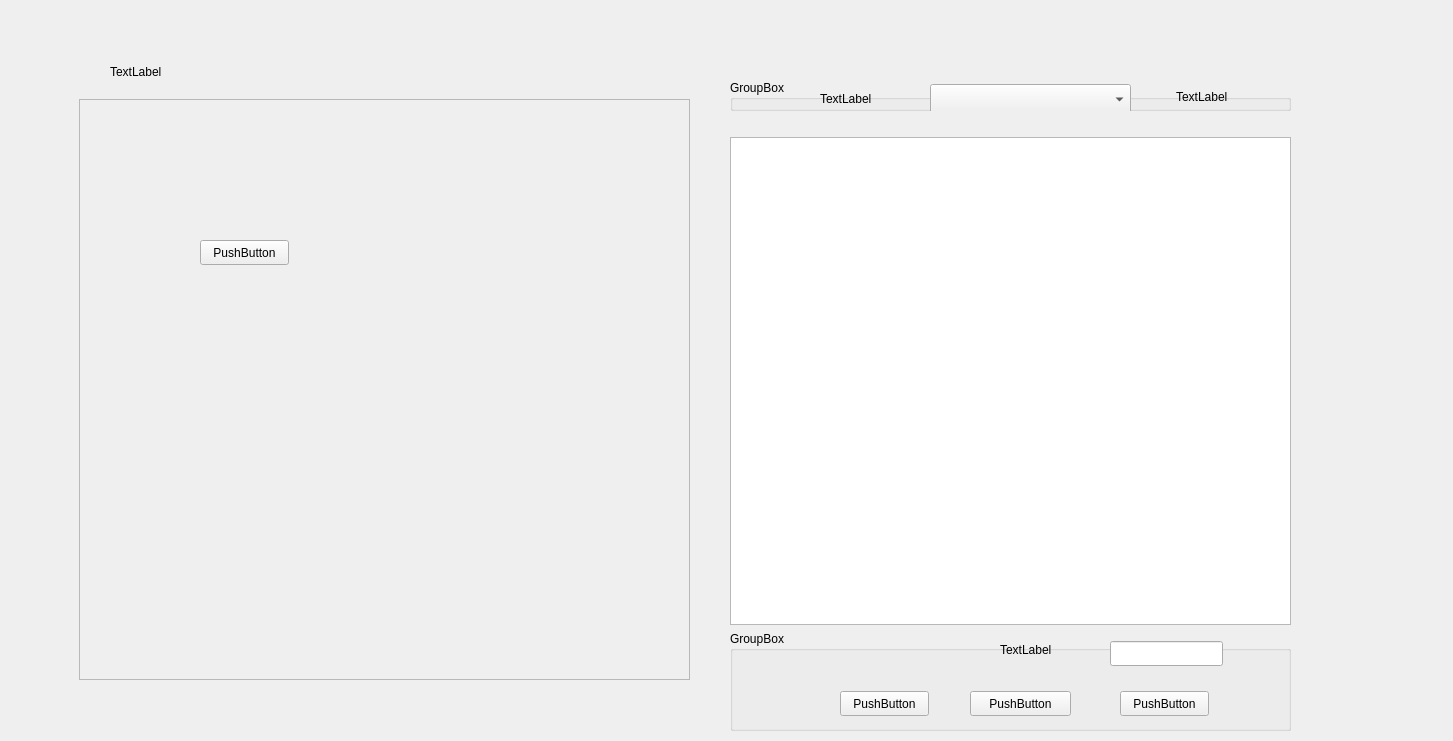
<?xml version="1.0" encoding="UTF-8"?>
<ui version="4.0">
 <class>Form</class>
 <widget class="QWidget" name="Form">
  <property name="geometry">
   <rect>
    <x>0</x>
    <y>0</y>
    <width>1453</width>
    <height>741</height>
   </rect>
  </property>
  <property name="windowTitle">
   <string>Form</string>
  </property>
  <widget class="QWidget" name="gridLayoutWidget">
   <property name="geometry">
    <rect>
     <x>730</x>
     <y>80</y>
     <width>561</width>
     <height>651</height>
    </rect>
   </property>
   <layout class="QGridLayout" name="gridLayout">
    <item row="0" column="1">
     <widget class="QGroupBox" name="groupBox_2">
      <property name="title">
       <string>GroupBox</string>
      </property>
      <widget class="QComboBox" name="comboBox">
       <property name="geometry">
        <rect>
         <x>200</x>
         <y>4</y>
         <width>201</width>
         <height>31</height>
        </rect>
       </property>
      </widget>
      <widget class="QLabel" name="label">
       <property name="geometry">
        <rect>
         <x>90</x>
         <y>10</y>
         <width>67</width>
         <height>17</height>
        </rect>
       </property>
       <property name="text">
        <string>TextLabel</string>
       </property>
      </widget>
      <widget class="QLabel" name="label_2">
       <property name="geometry">
        <rect>
         <x>446</x>
         <y>7</y>
         <width>81</width>
         <height>20</height>
        </rect>
       </property>
       <property name="text">
        <string>TextLabel</string>
       </property>
      </widget>
     </widget>
    </item>
    <item row="3" column="1">
     <widget class="QTableView" name="tableView"/>
    </item>
    <item row="2" column="1">
     <spacer name="horizontalSpacer">
      <property name="orientation">
       <enum>Qt::Horizontal</enum>
      </property>
      <property name="sizeHint" stdset="0">
       <size>
        <width>40</width>
        <height>20</height>
       </size>
      </property>
     </spacer>
    </item>
    <item row="4" column="1" rowspan="2">
     <widget class="QGroupBox" name="groupBox">
      <property name="minimumSize">
       <size>
        <width>0</width>
        <height>100</height>
       </size>
      </property>
      <property name="maximumSize">
       <size>
        <width>16777215</width>
        <height>16777215</height>
       </size>
      </property>
      <property name="title">
       <string>GroupBox</string>
      </property>
      <widget class="QPushButton" name="pushButton_2">
       <property name="geometry">
        <rect>
         <x>240</x>
         <y>60</y>
         <width>101</width>
         <height>25</height>
        </rect>
       </property>
       <property name="text">
        <string>PushButton</string>
       </property>
      </widget>
      <widget class="QPushButton" name="pushButton">
       <property name="geometry">
        <rect>
         <x>390</x>
         <y>60</y>
         <width>89</width>
         <height>25</height>
        </rect>
       </property>
       <property name="text">
        <string>PushButton</string>
       </property>
      </widget>
      <widget class="QPushButton" name="pushButton_4">
       <property name="geometry">
        <rect>
         <x>110</x>
         <y>60</y>
         <width>89</width>
         <height>25</height>
        </rect>
       </property>
       <property name="text">
        <string>PushButton</string>
       </property>
      </widget>
      <widget class="QLabel" name="label_4">
       <property name="geometry">
        <rect>
         <x>270</x>
         <y>10</y>
         <width>67</width>
         <height>17</height>
        </rect>
       </property>
       <property name="text">
        <string>TextLabel</string>
       </property>
      </widget>
      <widget class="QLineEdit" name="lineEdit">
       <property name="geometry">
        <rect>
         <x>380</x>
         <y>10</y>
         <width>113</width>
         <height>25</height>
        </rect>
       </property>
      </widget>
     </widget>
    </item>
   </layout>
  </widget>
  <widget class="QScrollArea" name="scrollArea">
   <property name="geometry">
    <rect>
     <x>79</x>
     <y>99</y>
     <width>611</width>
     <height>581</height>
    </rect>
   </property>
   <property name="widgetResizable">
    <bool>true</bool>
   </property>
   <widget class="QWidget" name="scrollAreaWidgetContents">
    <property name="geometry">
     <rect>
      <x>0</x>
      <y>0</y>
      <width>609</width>
      <height>579</height>
     </rect>
    </property>
    <widget class="QPushButton" name="pushButton_3">
     <property name="geometry">
      <rect>
       <x>120</x>
       <y>140</y>
       <width>89</width>
       <height>25</height>
      </rect>
     </property>
     <property name="text">
      <string>PushButton</string>
     </property>
    </widget>
   </widget>
  </widget>
  <widget class="QLabel" name="label_3">
   <property name="geometry">
    <rect>
     <x>110</x>
     <y>56</y>
     <width>191</width>
     <height>31</height>
    </rect>
   </property>
   <property name="text">
    <string>TextLabel</string>
   </property>
  </widget>
 </widget>
 <resources/>
 <connections/>
</ui>
